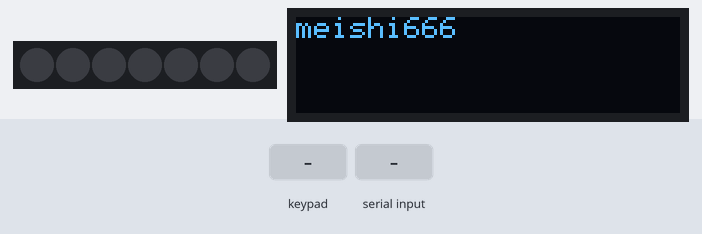
Simulated run of this sketch. Board: Arduino Leonardo, built with avr-gcc and run on an emulated ATmega32U4. Shown: 7 RGB LEDs in strip order, left to right, 128×32 one-colour display. Wiring (inferred from the signals the program sends): 3×3 keypad with keys 1 2 3 4 5 6 7 8 9 (labels assumed): rows pin 4, pin 5, pin 6; columns A3, A2, A1. Inputs (shaded band) come from the test bench. USB keyboard and mouse output is not drawn.

Above: at 1.2 s.
1.3 s: key '1' pressed
At 1.5 s:
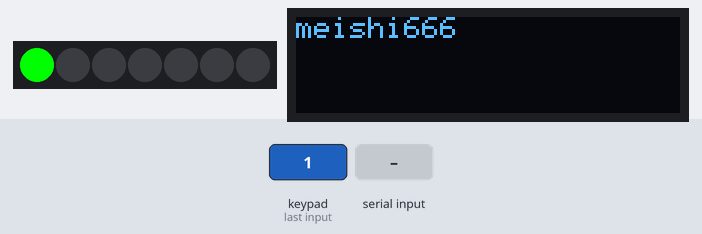
3.1 s: "0" received over Serial
At 3.8 s:
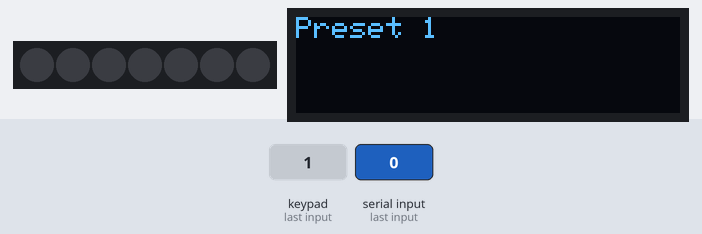
4.6 s: keypad keys 1 2 3 4 pressed 0.4 s apart
At 4.8 s:
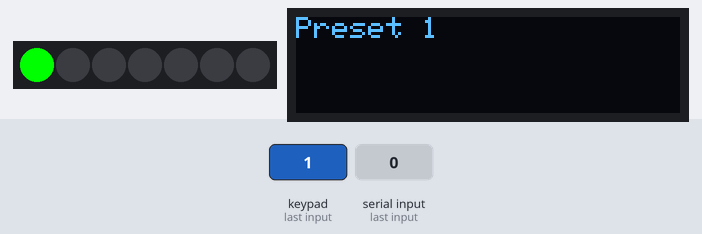
Timing chart, 0 to 7.8 s (numbered marks = the images above; inputs shaded):
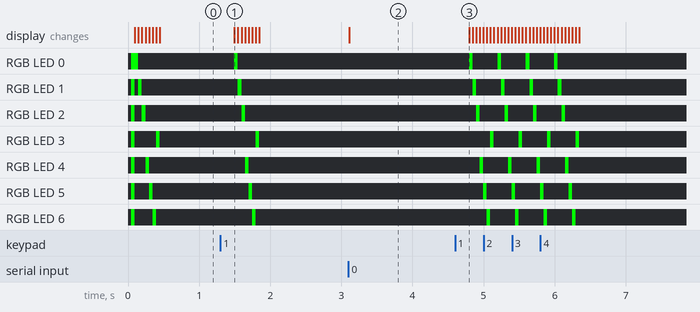

The sketch:

key_666.ino
```cpp
/*
 *  Meishi666 Keyboard Input sample
 *
 */

// for Keyscan
#include "Keyboard.h"
#include <MsTimer2.h>
#include <TimerOne.h>

// for LED Control
#include <Adafruit_NeoPixel.h>
#ifdef __AVR__
  #include <avr/power.h>
#endif

// for OLED
#include <Wire.h>
#include <Adafruit_GFX.h>
#include <Adafruit_SSD1306.h>
// #include <misakiUTF16.h>


#define KEY_NUM_MAX   9

#define KEY_NUM_COL   3
#define KEY_NUM_ROW   3

#define KEY_INPUT_ACTIVE    1
#define KEY_INPUT_DEACTIVE  0


#define LED_PIN   1
#define LED_NUM   7


unsigned char key_status_current[KEY_NUM_MAX];
unsigned char key_status_before[KEY_NUM_MAX];

// ---------------------------------------------------------------------------------
//
// KEY MAP table
//  1キーにつき4バイト(=32bit)割り当てる。同時に4キー分を割り当てることが出来る。
//  bit31-bit24     KEY1
//  bit23-bit16     KEY2
//  bit15-biit8     KEY3
//  bit7 - bit0     KEY4
//
//  未割当の場合は0を割り当てる。とりあえず今はキー一つだけ。
//
// ---------------------------------------------------------------------------------
#define KEYTABLE_PRESET_NUM   4
const unsigned long key_code_preset[KEYTABLE_PRESET_NUM][KEY_NUM_MAX] = {
  {
    // Preset1 for VisualStudio 2017
    KEY_F5,                 // SW1 : Run
    KEY_F10,                // SW2 : Step over
    KEY_F11,                // SW3 : Step in
    KEY_F4,                 // not use
    0x008180B3,             // SW4 : KEY_LEFT_SHIFT << 16 |  KEY_LEFT_ALT << 8 |  KEY_TAB,
    KEY_F6,                 // not use
    0x000082B3,             // SW5 : KEY_LEFT_CTRL << 8 |  KEY_TAB,
    0x000080B3,             // SW6 : KEY_LEFT_ALT  << 8 |  KEY_TAB,
    0x008182B3,             // SW7 : KEY_LEFT_SHIFT << 16 |  KEY_LEFT_CTRL  << 8 |  KEY_TAB,
  },
  {
    // Preset 2:Android Studio
    0x00818200 | KEY_F9,    // SW1 : Debug... : KEY_LEFT_SHIFT |  KEY_LEFT_ALT | KEY_F9,
    KEY_F7,                 // SW2 : Step over
    KEY_F8,                 // SW3 : Step in
    KEY_F4,                 // not use
    0x008180B3,             // SW4 : KEY_LEFT_SHIFT << 16 |  KEY_LEFT_ALT << 8 |  KEY_TAB,
    KEY_F6,                 // not use
    0x000082B3,             // SW5 : KEY_LEFT_CTRL << 8 |  KEY_TAB,
    0x000080B3,             // SW6 : KEY_LEFT_ALT  << 8 |  KEY_TAB,
    0x008182B3,             // SW7 : KEY_LEFT_SHIFT << 16 |  KEY_LEFT_CTRL  << 8 |  KEY_TAB,
  },
  {
    // Preset 3
    KEY_F1,
    KEY_F2,
    KEY_F3,
    KEY_F4,
    KEY_F5,
    KEY_F6,
    KEY_F7,
    KEY_F8,
    KEY_F9,
  },
  {
    // Preset 4
    KEY_F1,
    KEY_F2,
    KEY_F3,
    KEY_F4,
    KEY_F5,
    KEY_F6,
    KEY_F7,
    KEY_F8,
    KEY_F9,
  }

};

// カレントキーテーブル
unsigned long key_code[KEY_NUM_MAX];

// チャタリング除去用のバッファ
volatile unsigned char key_buffer[KEY_NUM_MAX] = {0};

// LED制御用クラス

#define MAX_ANIMATION_TABLE_NUM   8
Adafruit_NeoPixel pixels = Adafruit_NeoPixel(LED_NUM, LED_PIN, NEO_GRB + NEO_KHZ800);
uint32_t    g_ledState[LED_NUM];

unsigned long g_nTimerCount = 1;
char g_nAnimationCount = 0;

uint32_t    g_ledAnimationTable[MAX_ANIMATION_TABLE_NUM][LED_NUM] = {
  { 0x00000000, 0x00000000, 0x00000000, 0x00000000, 0x00000000, 0x00000000, 0x00000000 },
  { 0x00000000, 0x00000000, 0x00000000, 0x0000FF00, 0x00000000, 0x00000000, 0x00000000 },
  { 0x00000000, 0x00000000, 0x00000000, 0x00000000, 0x00000000, 0x00000000, 0x0000FF00 },
  { 0x00000000, 0x00000000, 0x00000000, 0x00000000, 0x00000000, 0x0000FF00, 0x00000000 },
  { 0x00000000, 0x00000000, 0x00000000, 0x00000000, 0x0000FF00, 0x00000000, 0x00000000 },
  { 0x00000000, 0x00000000, 0x0000FF00, 0x00000000, 0x00000000, 0x00000000, 0x00000000 },
  { 0x00000000, 0x0000FF00, 0x00000000, 0x00000000, 0x00000000, 0x00000000, 0x00000000 },
  { 0x0000FF00, 0x00000000, 0x00000000, 0x00000000, 0x00000000, 0x00000000, 0x00000000 },
};

// OLED制御用
Adafruit_SSD1306 OLED(128, 32, &Wire, -1); // OLEDドライバ作成
uint8_t font[8];                           // フォント格納バッファ


// プロトタイプ宣言
void setKeyCol(int nLine);
void KeyScanHandler();

// Keytableをセットする
void SetKeyTable(int nPreset)
{
  if ( nPreset < 0 || nPreset >= KEYTABLE_PRESET_NUM ) return;

  for( int i=0; i < KEY_NUM_MAX; i++) {
    key_code[i] = key_code_preset[nPreset][i];
  }
}

//
//  10ms タイマーハンドラ
//  キーのスキャン及びチャタリング除去処理を行う
//
void KeyScanHandler()
{
  int i, n = 0;
  for( i=1, n=0; i<=3;i++, n+=3) {
    setKeyCol(i);
    key_buffer[n+0] <<= 1; key_buffer[n+0] |= digitalRead(A3);
    key_buffer[n+1] <<= 1; key_buffer[n+1] |= digitalRead(A2);
    key_buffer[n+2] <<= 1; key_buffer[n+2] |= digitalRead(A1);
    setKeyCol(0);
  }
}

// LED制御ハンドラ(100ms)

void LedCtrlHandler()
{
  if ( g_nAnimationCount >= 0 ) {
    for( int i=0; i < LED_NUM; i++) {
      pixels.setPixelColor(i, g_ledAnimationTable[g_nAnimationCount][i]);
    }
    pixels.show();
    g_nAnimationCount--;
  }

}

void LedUpdateState()
{
  for( int i=0; i < LED_NUM; i++) {
    pixels.setPixelColor(i, g_ledState[i]);
  }
  pixels.show();
}

//
// Keyのカラム制御を行う
//
void setKeyCol(int nLine)
{
  switch(nLine) {
    case 0:
      digitalWrite(4,HIGH);
      digitalWrite(5,HIGH);
      digitalWrite(6,HIGH);
      break;

    case 1:
      digitalWrite(4,LOW);
      digitalWrite(5,HIGH);
      digitalWrite(6,HIGH);
      break;

    case 2:
      digitalWrite(4,HIGH);
      digitalWrite(5,LOW);
      digitalWrite(6,HIGH);
      break;

    case 3:
      digitalWrite(4,HIGH);
      digitalWrite(5,HIGH);
      digitalWrite(6,LOW);
      break;

  }
}

// Put strings to OLED
void putString(String str)
{
  OLED.clearDisplay();
  OLED.setRotation(2);
  OLED.setCursor(0,0);
  OLED.println(str);
  OLED.display();
}


void setup() {
  // put your setup code here, to run once:
  Serial.begin(115200);

  // Key Matrix
  pinMode(A3,INPUT_PULLUP);
  pinMode(A2,INPUT_PULLUP);
  pinMode(A1,INPUT_PULLUP);

  pinMode(4,OUTPUT);
  pinMode(5,OUTPUT);
  pinMode(6,OUTPUT);

  // Initialize LED Matrix
  pixels.begin();
  for( int i=0; i<LED_NUM;i++) {
    g_ledState[i] = pixels.Color(0,255,0);
  }
  LedUpdateState();

  // Initialize OLED
  if(!OLED.begin(SSD1306_SWITCHCAPVCC, 0x3C)) {
    Serial.println(F("Cannot work."));
    for(;;);
  }
  OLED.clearDisplay();
  OLED.setTextSize(1);
  OLED.setTextColor(WHITE);
  putString("meishi666");

  // Initialize Key State
  setKeyCol(0);
  for( int i=0; i<KEY_NUM_MAX; i++ ) {
    key_status_current[i] = KEY_INPUT_DEACTIVE;
    key_status_before[i] = KEY_INPUT_DEACTIVE;
  }

  SetKeyTable(0);

  Keyboard.begin();

  // キー監視割込み(10msec)
  MsTimer2::set(10, KeyScanHandler);
  MsTimer2::start();
  Timer1.initialize(50000);
  Timer1.attachInterrupt(LedCtrlHandler);
  Timer1.start();


}

void loop() {
  // Key input check
  unsigned long keycode;

  // チャタリング除去
  for( int i=0; i < KEY_NUM_MAX; i++) {
    if (( key_buffer[i] & 0x0f) == 0x0f ){
      key_status_current[i] = KEY_INPUT_DEACTIVE;
    } else if ( (key_buffer[i] & 0x0f) == 0x00 ) {
      key_status_current[i] = KEY_INPUT_ACTIVE;
    }
  }

  // キーイベントの発生
  for( int i=0; i<KEY_NUM_MAX; i++) {
    if ( key_status_before[i] != key_status_current[i] ){
      if ( key_status_current[i] == KEY_INPUT_ACTIVE) {

        keycode = (key_code[i] >> 24) & 0xff;   Keyboard.press(keycode);
        keycode = (key_code[i] >> 16) & 0xff;   Keyboard.press(keycode);
        keycode = (key_code[i] >> 8) & 0xff;    Keyboard.press(keycode);
        keycode = (key_code[i] >> 0) & 0xff;    Keyboard.press(keycode);

      } else {
        keycode = (key_code[i] >> 24) & 0xff;   Keyboard.release(keycode);
        keycode = (key_code[i] >> 16) & 0xff;   Keyboard.release(keycode);
        keycode = (key_code[i] >> 8) & 0xff;    Keyboard.release(keycode);
        keycode = (key_code[i] >> 0) & 0xff;    Keyboard.release(keycode);
        g_nAnimationCount = MAX_ANIMATION_TABLE_NUM - 1;

      }
    }
  }

  // Update status
  for( int i=0; i<KEY_NUM_MAX; i++) {
    key_status_before[i] = key_status_current[i];
  }

  // キーコードの動的変更処理
  int rcvcmd;
  if ( Serial.available() > 0 ) {
    rcvcmd = Serial.read();
    if ( rcvcmd == '0' ) {
      Keyboard.releaseAll();
      SetKeyTable(0);
      putString("Preset 1");
    } else if ( rcvcmd == '1' ) {
      Keyboard.releaseAll();
      SetKeyTable(1);
      putString("Preset 2");
    } else if ( rcvcmd == '2' ) {
      SetKeyTable(2);
      putString("Preset 3");
    }else if ( rcvcmd == '3' ) {
      SetKeyTable(3);
      putString("Preset 4");
    }
  }
}
```

Measured:
- after the input at 1.3 s, RGB LED 0: off → RGB(0, 255, 0) after 0.20 s, → off 0.05 s later; RGB LED 1: off → RGB(0, 255, 0) after 0.25 s, → off 0.05 s later; RGB LED 2: off → RGB(0, 255, 0) after 0.30 s, → off 0.05 s later; RGB LED 3: off → RGB(0, 255, 0) after 0.50 s, → off 0.05 s later; RGB LED 4: off → RGB(0, 255, 0) after 0.35 s, → off 0.05 s later
- after the input at 3.1 s, the display: changes at once (image 2)
- after the input at 4.6 s, RGB LED 0: alternates RGB(0, 255, 0) for 0.05 s and off for 0.35 s, 8 changes in all, then stays off, starting after 0.20 s; RGB LED 1: alternates RGB(0, 255, 0) for 0.05 s and off for 0.35 s, 8 changes in all, then stays off, starting after 0.25 s
